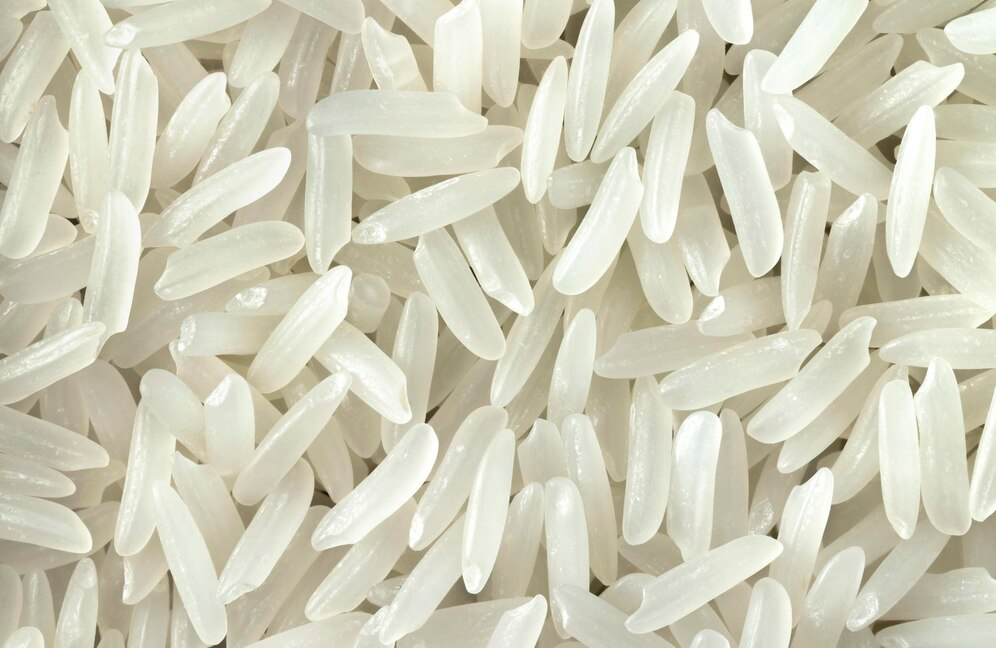
#> input picture disp_labs/stdimgs/rice.jpg, 996 x 648 px
$ jupyter execute 4_manual.ipynb
#> lines starting #> are read from the running program, lines starting #| are printed output that depends on the picture; after the words box and inside, x2 and y2 are one past the last pixel; in counts of white or black regions, pixels touching at a corner belong together
### Image Segmentation using Thresholding
#### Theory:
Thresholding is a fundamental technique in image segmentation that converts a grayscale image into a binary image. The process involves selecting a threshold value and classifying each pixel as either foreground or background based on its intensity relative to the threshold.
1. **Global Thresholding:**
Global thresholding uses a single threshold value for the entire image. Otsu's method is a popular algorithm for determining this optimal threshold. It maximizes the between-class variance..

2. **Adaptive Thresholding:**
Adaptive thresholding is used when the illumination across the image is non-uniform. Instead of a single global threshold, it computes a threshold for each pixel based on the local neighborhood.

By understanding and implementing these techniques, we can effectively segment images and extract meaningful information for further analysis.
#### Objectives:
- Understand the concept of image thresholding and its importance in image processing.
- Implement Otsu's global thresholding method manually.
- Implement adaptive mean thresholding manually.
- Visualize and compare the results of different thresholding techniques.

[cell 1]
import cv2
import numpy as np
import matplotlib.pyplot as plt

[cell 2]
def manual_otsu_threshold(image: np.ndarray):
    hist = np.bincount(image.flatten(), minlength=256)
    total = image.size

    current_max = 0
    threshold = 0
    sum_total = np.dot(np.arange(256), hist)
    sumB = 0
    wB = 0
    wF = 0
    for t in range(256):
        wB += hist[t]
        if wB == 0:
            continue
        wF = total - wB
        if wF == 0:
            break
        sumB += t * hist[t]
        mB = sumB / wB
        mF = (sum_total - sumB) / wF
        var_between = wB * wF * (mB - mF) ** 2
        if var_between > current_max:
            current_max = var_between
            threshold = t

    binary = np.where(image > threshold, 255, 0).astype(np.uint8)
    return binary, threshold

def manual_adaptive_mean_threshold(image: np.ndarray, block_size=11, C=2):
    pad = block_size // 2
    padded_image = cv2.copyMakeBorder(image, pad, pad, pad, pad, cv2.BORDER_REFLECT)
    adaptive_thresh = np.zeros_like(image)

    for i in range(image.shape[0]):
        for j in range(image.shape[1]):
            window = padded_image[i : i + block_size, j : j + block_size]
            mean = np.mean(window)
            if image[i, j] > mean - C:
                adaptive_thresh[i, j] = 255
            else:
                adaptive_thresh[i, j] = 0

    return adaptive_thresh

[cell 3]
image = cv2.imread("stdimgs/rice.jpg", cv2.IMREAD_GRAYSCALE)
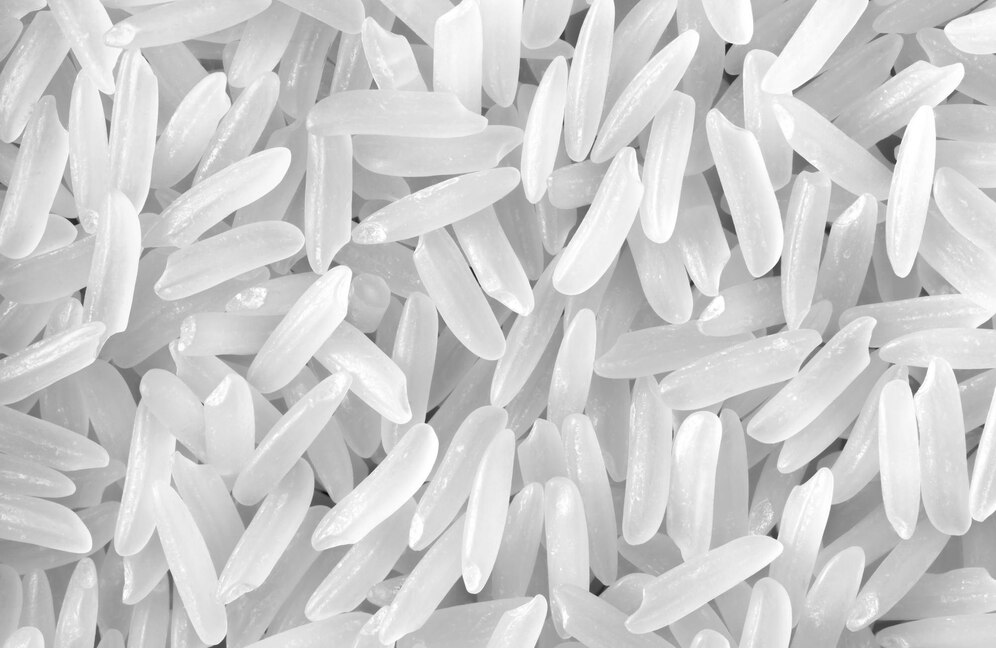
#> image: shape (648, 996); min 7, max 255, mean 205.2

otsu_thresh, value = manual_otsu_threshold(image)
#> in manual_otsu_threshold, `hist = np.bincount(image.flatten(), minlength=256)`: hist = 256 values, max 11312 at index 222, min 0 at index 0, mean 2521.1
#> in manual_otsu_threshold, `sum_total = np.dot(np.arange(256), hist)`: sum_total = 132443315
#> the loop in manual_otsu_threshold, `for t in range(256):` made 256 passes
#> (wB, wF, sumB, mB, mF, current_max) on passes 8, 15, 17, 19, 21, 24, 27, 28, 29, 30, 32, 33: (1, 645407, 7, 7, 205.2, 2.54e+10), (2, 645406, 21, 10.5, 205.2, 4.89e+10), (3, 645405, 37, 12.33, 205.2, 7.2e+10), (4, 645404, 55, 13.75, 205.2, 9.46e+10), (5, 645403, 75, 15, 205.2, 1.17e+11), (6, 645402, 98, 16.33, 205.2, 1.38e+11), (7, 645401, 124, 17.71, 205.2, 1.59e+11), (8, 645400, 151, 18.88, 205.2, 1.79e+11), (9, 645399, 179, 19.89, 205.2, 1.99e+11), (10, 645398, 208, 20.8, 205.2, 2.19e+11), (11, 645397, 239, 21.73, 205.2, 2.39e+11), (12, 645396, 271, 22.58, 205.2, 2.58e+11)
#> after the loop in manual_otsu_threshold, `for t in range(256):`: current_max = 2.26e+14; sumB = 131902460; threshold = 199; wB = 645408
#> in manual_otsu_threshold, `binary = np.where(image > threshold, 255, 0).astype(np.uint8)`:
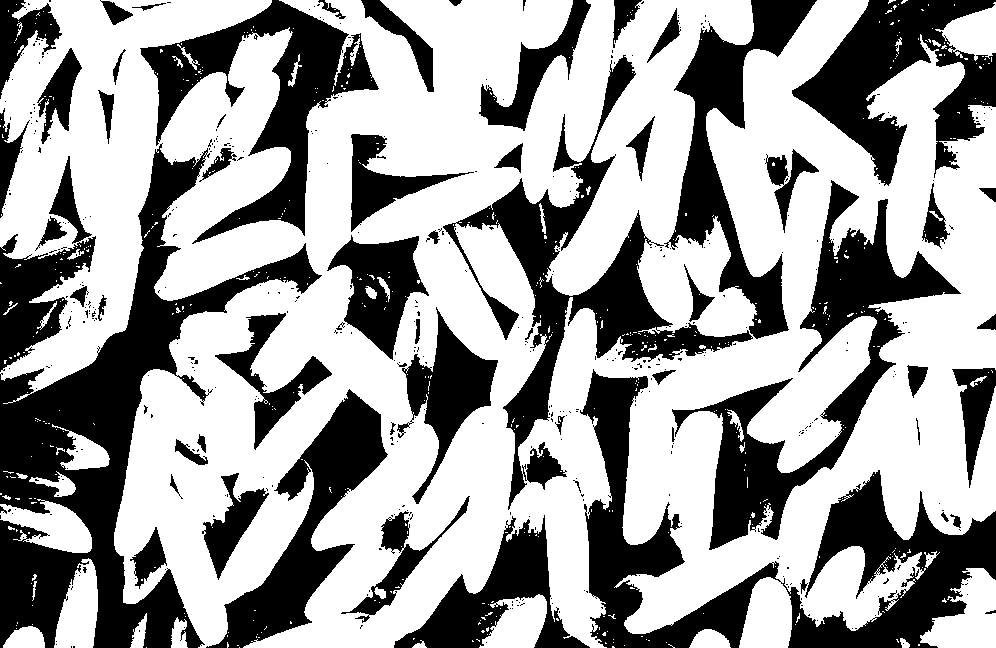
#> binary: shape (648, 996); 62.2% white; 468 black regions (404 under 20 px), largest, box (x1, y1, x2, y2) and area: (0, 143, 322, 648) 41600, (580, 369, 996, 648) 31476, (443, 55, 753, 510) 22072
#> value = 199

adaptive_mean = manual_adaptive_mean_threshold(image, block_size=11, C=2)
#> in manual_adaptive_mean_threshold, `padded_image = cv2.copyMakeBorder(image, pad, pad, pad, pad, cv2.BORDE..`:
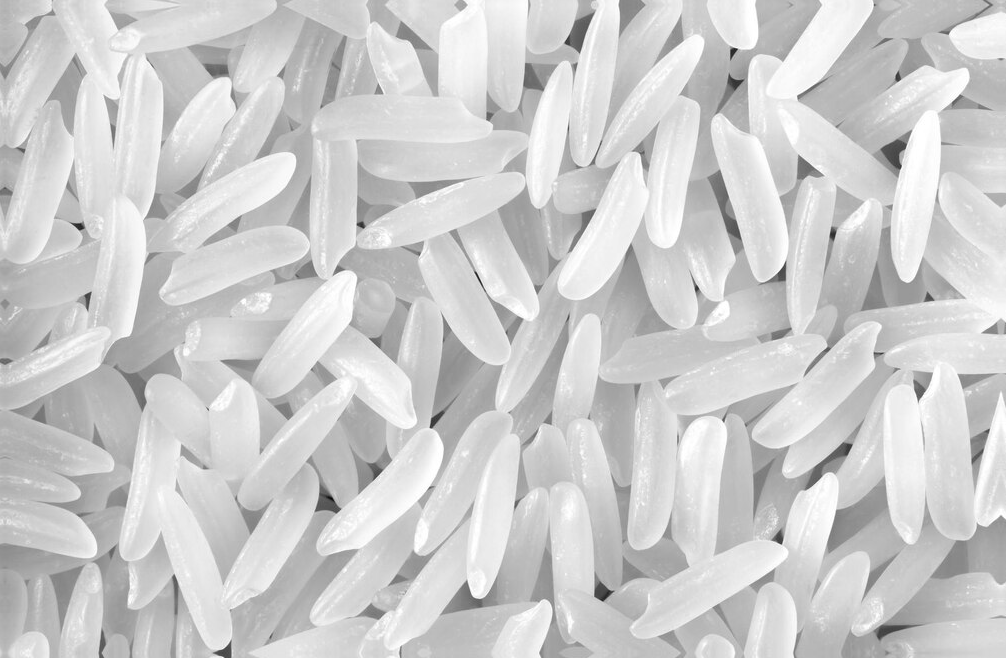
#> padded_image: shape (658, 1006); min 7, max 255, mean 205.1
#> after the loop in manual_adaptive_mean_threshold, `for i in range(image.shape[0]):`:
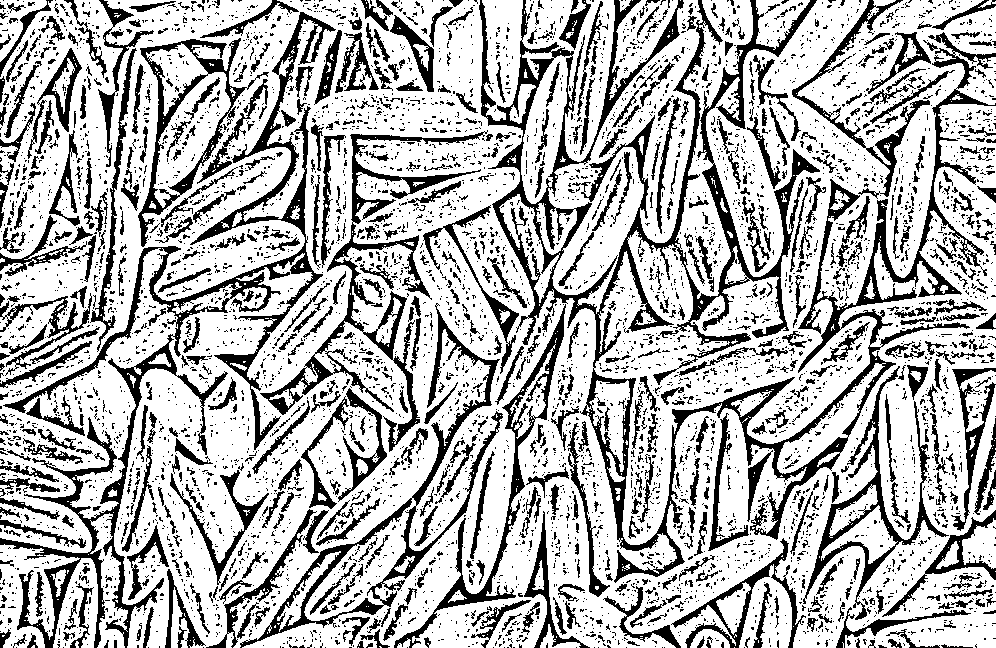
#> adaptive_thresh: shape (648, 996); 70.9% white; 5603 black regions (4893 under 20 px), largest, box (x1, y1, x2, y2) and area: (479, 0, 996, 583) 35847, (0, 12, 336, 648) 17088, (260, 130, 488, 452) 7130

[cell 4]
titles = ["Original Image", "Otsu's Global Threshold", "Adaptive Mean Threshold"]
images = [image, otsu_thresh, adaptive_mean]

plt.figure(figsize=(10, 8))
for i in range(3):
    plt.subplot(2, 2, i + 1)
    plt.imshow(images[i], cmap="gray")
    plt.title(titles[i])
    plt.axis("off")
plt.tight_layout()
plt.show()
